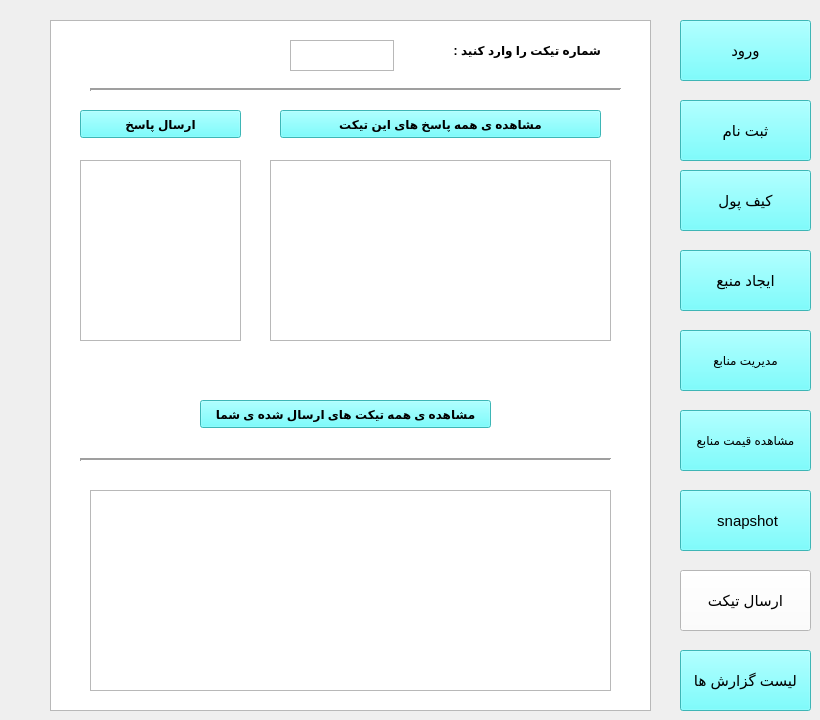
    <widget class="QWidget" name="page_3">
     <widget class="QPushButton" name="sabtenam_btn3_13">
      <property name="geometry">
       <rect>
        <x>680</x>
        <y>100</y>
        <width>131</width>
        <height>61</height>
       </rect>
      </property>
      <property name="font">
       <font>
        <pointsize>11</pointsize>
       </font>
      </property>
      <property name="styleSheet">
       <string notr="true">background-color: rgb(85, 255, 255);</string>
      </property>
      <property name="text">
       <string>ثبت نام</string>
      </property>
     </widget>
     <widget class="QPushButton" name="pushButton_85">
      <property name="geometry">
       <rect>
        <x>680</x>
        <y>570</y>
        <width>131</width>
        <height>61</height>
       </rect>
      </property>
      <property name="font">
       <font>
        <pointsize>11</pointsize>
       </font>
      </property>
      <property name="styleSheet">
       <string notr="true">background-color: rgb(85, 255, 255);
background-color: rgb(255, 255, 255);</string>
      </property>
      <property name="text">
       <string>ارسال تیکت</string>
      </property>
     </widget>
     <widget class="QPushButton" name="pushButton_86">
      <property name="geometry">
       <rect>
        <x>680</x>
        <y>250</y>
        <width>131</width>
        <height>61</height>
       </rect>
      </property>
      <property name="font">
       <font>
        <pointsize>11</pointsize>
       </font>
      </property>
      <property name="styleSheet">
       <string notr="true">background-color: rgb(85, 255, 255);</string>
      </property>
      <property name="text">
       <string>ایجاد منبع</string>
      </property>
     </widget>
     <widget class="QPushButton" name="wallet_btn_13">
      <property name="geometry">
       <rect>
        <x>680</x>
        <y>170</y>
        <width>131</width>
        <height>61</height>
       </rect>
      </property>
      <property name="font">
       <font>
        <pointsize>11</pointsize>
       </font>
      </property>
      <property name="styleSheet">
       <string notr="true">background-color: rgb(85, 255, 255);</string>
      </property>
      <property name="text">
       <string>کیف پول</string>
      </property>
     </widget>
     <widget class="QPushButton" name="pushButton_87">
      <property name="geometry">
       <rect>
        <x>680</x>
        <y>490</y>
        <width>131</width>
        <height>61</height>
       </rect>
      </property>
      <property name="font">
       <font>
        <pointsize>11</pointsize>
       </font>
      </property>
      <property name="styleSheet">
       <string notr="true">background-color: rgb(85, 255, 255);</string>
      </property>
      <property name="text">
       <string> snapshot</string>
      </property>
     </widget>
     <widget class="QPushButton" name="pushButton_88">
      <property name="geometry">
       <rect>
        <x>680</x>
        <y>650</y>
        <width>131</width>
        <height>61</height>
       </rect>
      </property>
      <property name="font">
       <font>
        <pointsize>11</pointsize>
       </font>
      </property>
      <property name="styleSheet">
       <string notr="true">background-color: rgb(85, 255, 255);</string>
      </property>
      <property name="text">
       <string>لیست گزارش ها</string>
      </property>
     </widget>
     <widget class="QPushButton" name="login_btn2_17">
      <property name="geometry">
       <rect>
        <x>680</x>
        <y>20</y>
        <width>131</width>
        <height>61</height>
       </rect>
      </property>
      <property name="font">
       <font>
        <pointsize>11</pointsize>
       </font>
      </property>
      <property name="styleSheet">
       <string notr="true">background-color: rgb(255, 255, 255);
background-color: rgb(85, 255, 255);</string>
      </property>
      <property name="text">
       <string>ورود</string>
      </property>
     </widget>
     <widget class="QPushButton" name="pushButton_89">
      <property name="geometry">
       <rect>
        <x>680</x>
        <y>410</y>
        <width>131</width>
        <height>61</height>
       </rect>
      </property>
      <property name="font">
       <font>
        <pointsize>9</pointsize>
       </font>
      </property>
      <property name="styleSheet">
       <string notr="true">background-color: rgb(85, 255, 255);</string>
      </property>
      <property name="text">
       <string>مشاهده قیمت منابع</string>
      </property>
     </widget>
     <widget class="QPushButton" name="pushButton_90">
      <property name="geometry">
       <rect>
        <x>680</x>
        <y>330</y>
        <width>131</width>
        <height>61</height>
       </rect>
      </property>
      <property name="font">
       <font>
        <pointsize>9</pointsize>
        <weight>50</weight>
        <bold>false</bold>
       </font>
      </property>
      <property name="styleSheet">
       <string notr="true">background-color: rgb(255, 255, 255);
background-color: rgb(85, 255, 255);</string>
      </property>
      <property name="text">
       <string>مدیریت منابع</string>
      </property>
     </widget>
     <widget class="QGraphicsView" name="graphicsView_23">
      <property name="geometry">
       <rect>
        <x>50</x>
        <y>20</y>
        <width>601</width>
        <height>691</height>
       </rect>
      </property>
     </widget>
     <widget class="QTextEdit" name="textEdit_4">
      <property name="geometry">
       <rect>
        <x>270</x>
        <y>160</y>
        <width>341</width>
        <height>181</height>
       </rect>
      </property>
     </widget>
     <widget class="QLabel" name="label_21">
      <property name="geometry">
       <rect>
        <x>400</x>
        <y>40</y>
        <width>201</width>
        <height>21</height>
       </rect>
      </property>
      <property name="font">
       <font>
        <pointsize>9</pointsize>
        <weight>75</weight>
        <bold>true</bold>
       </font>
      </property>
      <property name="text">
       <string>شماره تیکت را وارد کنید :</string>
      </property>
     </widget>
     <widget class="QTextEdit" name="textEdit_5">
      <property name="geometry">
       <rect>
        <x>90</x>
        <y>490</y>
        <width>521</width>
        <height>201</height>
       </rect>
      </property>
     </widget>
     <widget class="QPushButton" name="pushButton_2">
      <property name="geometry">
       <rect>
        <x>280</x>
        <y>110</y>
        <width>321</width>
        <height>28</height>
       </rect>
      </property>
      <property name="font">
       <font>
        <pointsize>9</pointsize>
        <weight>75</weight>
        <bold>true</bold>
       </font>
      </property>
      <property name="styleSheet">
       <string notr="true">background-color: rgb(85, 255, 255);</string>
      </property>
      <property name="text">
       <string>مشاهده ی همه پاسخ های این تیکت</string>
      </property>
     </widget>
     <widget class="QTextEdit" name="textEdit_6">
      <property name="geometry">
       <rect>
        <x>290</x>
        <y>40</y>
        <width>104</width>
        <height>31</height>
       </rect>
      </property>
     </widget>
     <widget class="Line" name="line_19">
      <property name="geometry">
       <rect>
        <x>90</x>
        <y>80</y>
        <width>531</width>
        <height>20</height>
       </rect>
      </property>
      <property name="lineWidth">
       <number>2</number>
      </property>
      <property name="orientation">
       <enum>Qt::Horizontal</enum>
      </property>
     </widget>
     <widget class="QPushButton" name="pushButton_6">
      <property name="geometry">
       <rect>
        <x>200</x>
        <y>400</y>
        <width>291</width>
        <height>28</height>
       </rect>
      </property>
      <property name="font">
       <font>
        <pointsize>9</pointsize>
        <weight>75</weight>
        <bold>true</bold>
       </font>
      </property>
      <property name="styleSheet">
       <string notr="true">background-color: rgb(85, 255, 255);</string>
      </property>
      <property name="text">
       <string>مشاهده ی همه تیکت های ارسال شده ی شما</string>
      </property>
     </widget>
     <widget class="Line" name="line_20">
      <property name="geometry">
       <rect>
        <x>80</x>
        <y>450</y>
        <width>531</width>
        <height>20</height>
       </rect>
      </property>
      <property name="lineWidth">
       <number>2</number>
      </property>
      <property name="orientation">
       <enum>Qt::Horizontal</enum>
      </property>
     </widget>
     <widget class="QPushButton" name="answer">
      <property name="geometry">
       <rect>
        <x>80</x>
        <y>110</y>
        <width>161</width>
        <height>28</height>
       </rect>
      </property>
      <property name="font">
       <font>
        <pointsize>9</pointsize>
        <weight>75</weight>
        <bold>true</bold>
       </font>
      </property>
      <property name="styleSheet">
       <string notr="true">background-color: rgb(85, 255, 255);</string>
      </property>
      <property name="text">
       <string>ارسال پاسخ</string>
      </property>
     </widget>
     <widget class="QTextEdit" name="answer_text">
      <property name="geometry">
       <rect>
        <x>80</x>
        <y>160</y>
        <width>161</width>
        <height>181</height>
       </rect>
      </property>
     </widget>
    </widget>
